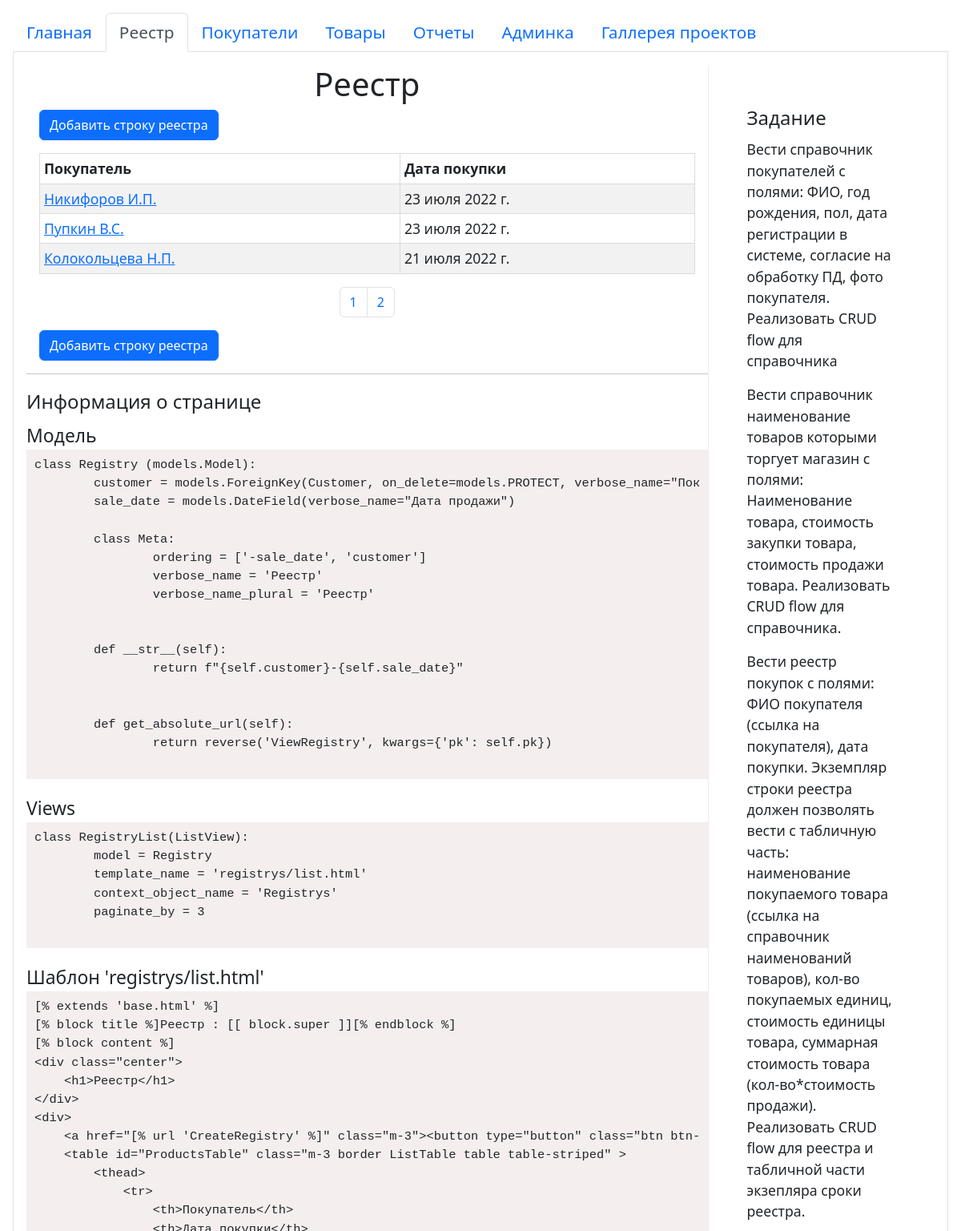
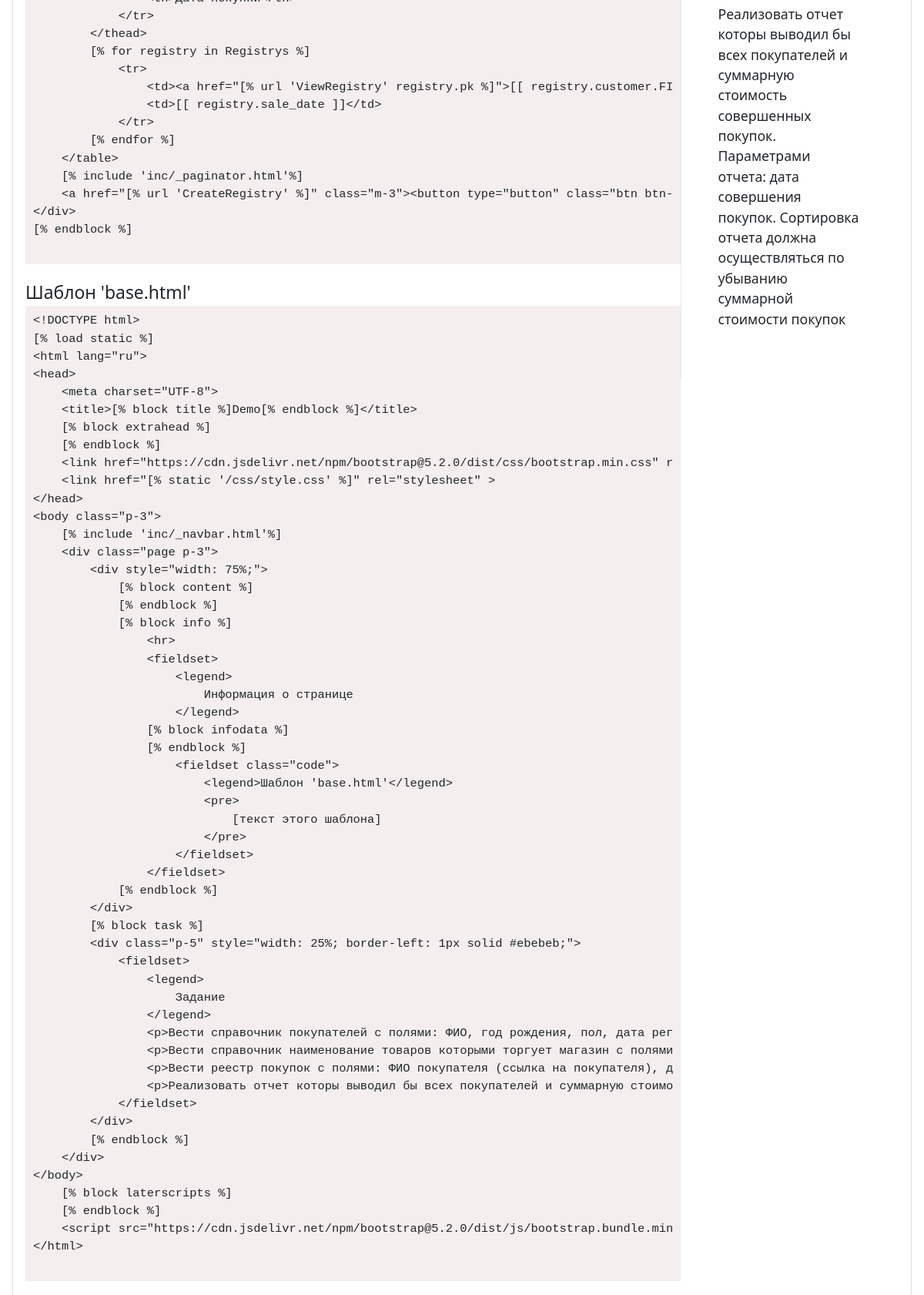
The page /registry/ (upper part) on the database its author committed (2 pictures, top to bottom).
### registrys/models.py (models this page shows, shortened)
class Registry (models.Model):
	customer = models.ForeignKey(Customer, on_delete=models.PROTECT, verbose_name="Покупатель")
	sale_date = models.DateField(verbose_name="Дата продажи")
	class Meta:
		ordering = ['-sale_date', 'customer']
		verbose_name = 'Реестр'
		verbose_name_plural = 'Реестр'

### customers/models.py (models this page shows, shortened)
class Customer (models.Model):
	MAN = 'm'
	WOMAN = 'w'
	NONE = ''
	GENDER_CHOICES = [
		(NONE, ''),
		(MAN, 'мужской'),
		(WOMAN, 'женский')
	]
	FIO = models.CharField(max_length=200, verbose_name="ФИО")
	birthDate = models.DateField(verbose_name='Дата рождения')
	registerDate = models.DateField(auto_now=True, verbose_name='Дата регистрации')
	gender = models.CharField(max_length=1, choices=GENDER_CHOICES, default=None, verbose_name='Пол')
	PDConsent = models.BooleanField(default=False, verbose_name='Согласие на обработку ПД')
	photo = models.ImageField(upload_to='CustomersPhotos/%Y/%m/%d/', verbose_name='Фотография', blank=True)
	class Meta:
		ordering = ['FIO', 'birthDate', 'registerDate']
		verbose_name = 'Покупатель (я)'
		verbose_name_plural = 'Покупатели'

### registrys/views.py (the view)
# urls.py: path('', RegistryList.as_view(), name='RegistrysList'),
class RegistryList(ListView):
	model = Registry
	template_name = 'registrys/list.html'
	context_object_name = 'Registrys'
	paginate_by = 3

### registrys/templates/registrys/list.html (shortened to what this page needs)
{% extends 'base.html' %}
{% block content %}
<div class="center">
    <h1>Реестр</h1>
</div>
<div>
    <a href="{% url 'CreateRegistry' %}" class="m-3"><button type="button" class="btn btn-primary">Добавить строку реестра</button></a>
    <table id="ProductsTable" class="m-3 border ListTable table table-striped" >
        <thead>
            <tr>
                <th>Покупатель</th>
                <th>Дата покупки</th>
            </tr>
        </thead>
        {% for registry in Registrys %}
            <tr>
                <td><a href="{% url 'ViewRegistry' registry.pk %}">{{ registry.customer.FIO }}</a></td>
                <td>{{ registry.sale_date }}</td>
            </tr>
        {% endfor %}
    </table>
    {% include 'inc/_paginator.html'%}
    <a href="{% url 'CreateRegistry' %}" class="m-3"><button type="button" class="btn btn-primary">Добавить строку реестра</button></a>
</div>
{% endblock %}
{% block infodata %}
    <fieldset class="code">
        <legend>Модель</legend>
        <pre>
class Registry (models.Model):
	customer = models.ForeignKey(Customer, on_delete=models.PROTECT, verbose_name="Покупатель")
	sale_date = models.DateField(verbose_name="Дата продажи")
	class Meta:
		ordering = ['-sale_date', 'customer']
		verbose_name = 'Реестр'
		verbose_name_plural = 'Реестр'
	def __str__(self):
		return f"{self.customer}-{self.sale_date}"
	def get_absolute_url(self):
		return reverse('ViewRegistry', kwargs={'pk': self.pk})
        </pre>
    </fieldset>
    <fieldset class="code">
        <legend>Views</legend>
        <pre>
class RegistryList(ListView):
	model = Registry
	template_name = 'registrys/list.html'
	context_object_name = 'Registrys'
	paginate_by = 3
        </pre>
    </fieldset>
    <fieldset class="code">
        <legend>Шаблон 'registrys/list.html'</legend>
        <pre>
[% extends 'base.html' %]
[% block title %]Реестр : [[ block.super ]][% endblock %]
[% block content %]
&lt;div class="center"&gt;
    &lt;h1&gt;Реестр&lt;/h1&gt;
&lt;/div&gt;
&lt;div&gt;
    &lt;a href="[% url 'CreateRegistry' %]" class="m-3"&gt;&lt;button type="button" class="btn btn-primary"&gt;Добавить строку реестра&lt;/button&gt;&lt;/a&gt;
    &lt;table id="ProductsTable" class="m-3 border ListTable table table-striped" &gt;
        &lt;thead&gt;
            &lt;tr&gt;
                &lt;th&gt;Покупатель&lt;/th&gt;
                &lt;th&gt;Дата покупки&lt;/th&gt;
            &lt;/tr&gt;
        &lt;/thead&gt;
        [% for registry in Registrys %]
            &lt;tr&gt;
                &lt;td&gt;&lt;a href="[% url 'ViewRegistry' registry.pk %]"&gt;[[ registry.customer.FIO ]]&lt;/a&gt;&lt;/td&gt;
                &lt;td&gt;[[ registry.sale_date ]]&lt;/td&gt;
            &lt;/tr&gt;
        [% endfor %]
    &lt;/table&gt;
    [% include 'inc/_paginator.html'%]
    &lt;a href="[% url 'CreateRegistry' %]" class="m-3"&gt;&lt;button type="button" class="btn btn-primary"&gt;Добавить строку реестра&lt;/button&gt;&lt;/a&gt;
&lt;/div&gt;
[% endblock %]
        </pre>
    </fieldset>
{% endblock %}

### purchase/static/css/style.css (style rules this page uses)
html, body { height:100%; }
table.border th, table.border td { border-spacing: 0px; padding: 5px; border: 1px solid #dbdbdb; }
.ListTable { width: -webkit-fill-available; }
.center { text-align: center; }
fieldset.code { background: #f4eeee; margin-top: 20px; }
fieldset.code legend { background: #fff; font-size: 1.3em; }
fieldset.code pre { margin: 10px; }

### rows shown on the page
Registry: customer.FIO "Никифоров И.П.", sale_date "23 июля 2022 г."
Registry: customer.FIO "Пупкин В.С.", sale_date "23 июля 2022 г."
Registry: customer.FIO "Колокольцева Н.П.", sale_date "21 июля 2022 г."

### other values the page prints
{{ page }} "1" "2"
